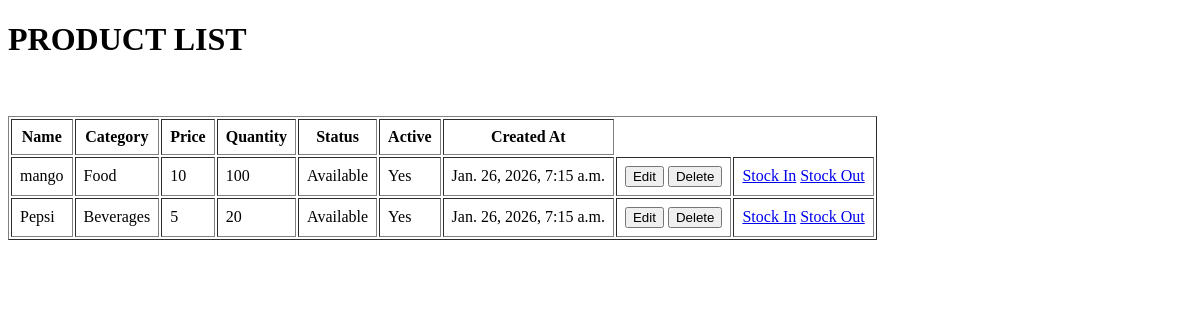
Page /product_list on the earlier database version.
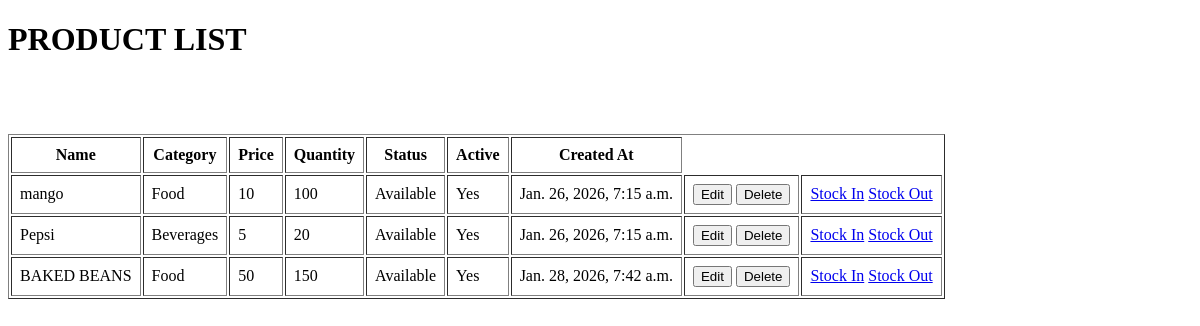
Same page on the later database version.
### inventory/models.py (models this page shows, shortened)
class Product(models.Model):
    STATUS = [
        ('available','Available'),
        ('out_of_stock','Out of stock')
    ]
    name = models.CharField(max_length=100)
    category = models.ForeignKey(Category,on_delete=models.CASCADE)
    price = models.IntegerField()
    quantity = models.PositiveIntegerField()
    status = models.CharField(max_length=20,choices=STATUS,default='available')
    is_active = models.BooleanField(default=True)
    created_at = models.DateTimeField(auto_now_add=True)
    updated_at =models.DateTimeField(auto_now=True)

class Category(models.Model):
    name = models.CharField(max_length=100)
    is_active = models.BooleanField(default=True)
    created_at = models.DateTimeField(auto_now_add=True)

### inventory/views.py (the view)
# urls.py: path('product_list',views.product_list,name='product_list'),
def product_list(request):
    products = Product.objects.filter(is_active=True)
    return render(request,'product_list.html',{'products':products})

### Template/product_list.html (shortened to what this page needs)
<!DOCTYPE html>
<html lang="en">
<head>
</head>
<body>
    <h1>PRODUCT LIST</h1>
    <table border="1" cellpadding="8">
        <tr>
            <th>Name</th>
            <th>Category</th>
            <th>Price</th>
            <th>Quantity</th>
            <th>Status</th>
            <th>Active</th>
            <th>Created At</th>
        </tr>
        {% for product in products %}
        <tr>
            <td>{{ product.name }}</td>
            <td>{{ product.category.name }}</td>
            <td>{{ product.price }}</td>
            <td>{{ product.quantity }}</td>
            <td>{{ product.get_status_display }}</td>
            <td>
                {% if product.is_active %}
                    Yes
                {% else %}
                    No
                {% endif %}
            </td>
            <td>{{ product.created_at }}</td>
            <td>
                <a href="{% url 'update_product' product.id %}"><button>Edit</button></a>
                <a href="{% url 'delete_product' product.id %}"><button>Delete</button></a>
            </td><br>
            <td>
                <a href="{% url 'stock_in' product.id %}">Stock In</a>
                <a href="{% url 'stock_out' product.id %}">Stock Out</a>
            </td>
        </tr>
        {% empty %}
        <tr>
            <td colspan="7">No products found.</td>
        </tr>
        {% endfor %}
    </table>
</body>
</html>

Differences in the rows shown:
added Product: name "BAKED BEANS", category.name "Food", price "50", quantity "150", status "Available", is_active "Yes", created_at "Jan. 28, 2026, 7:42 a.m."
